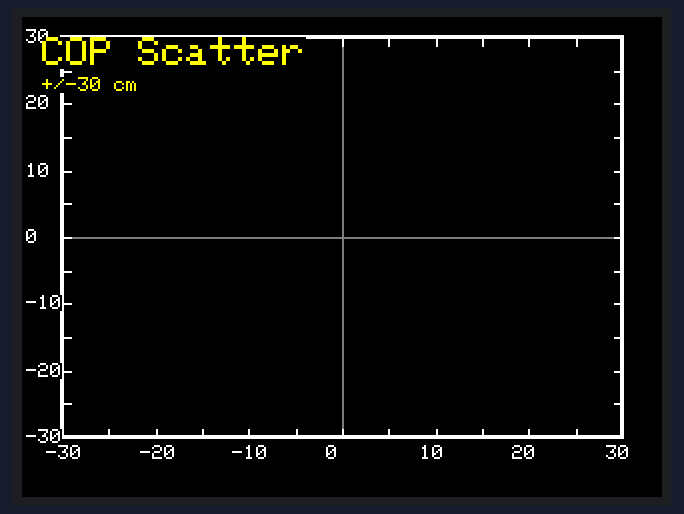
Bench run of a sketch on a simulated ESP32. Shown: 320×240 colour display. WiFi joins after 1.5 s; servers stay silent unless stated; random numbers use the default seed unless the sketch sets one; what the sketch prints to the serial monitor is not drawn.

Above: at 0.8 s.
At 2.4 s:
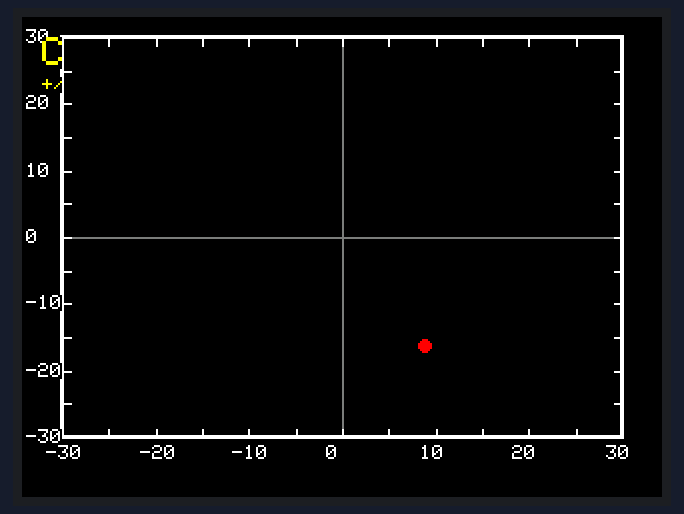
At 11.4 s:
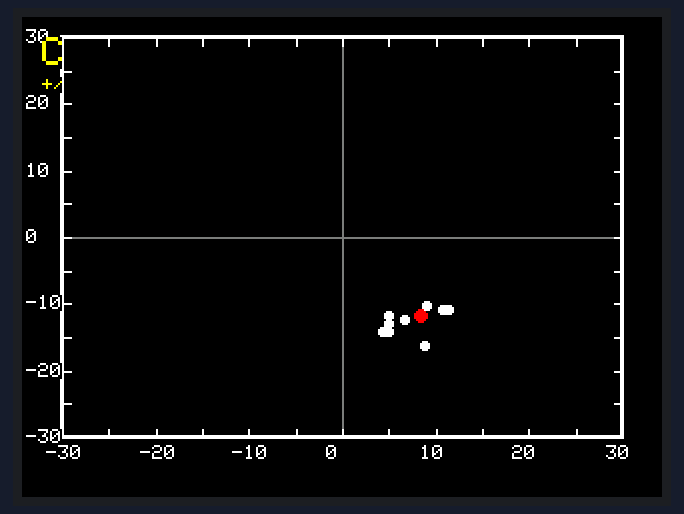
At 20.4 s:
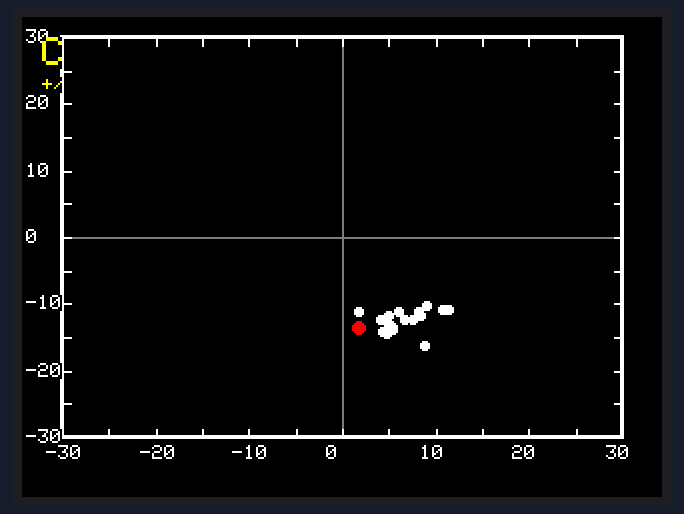
At 29.4 s:
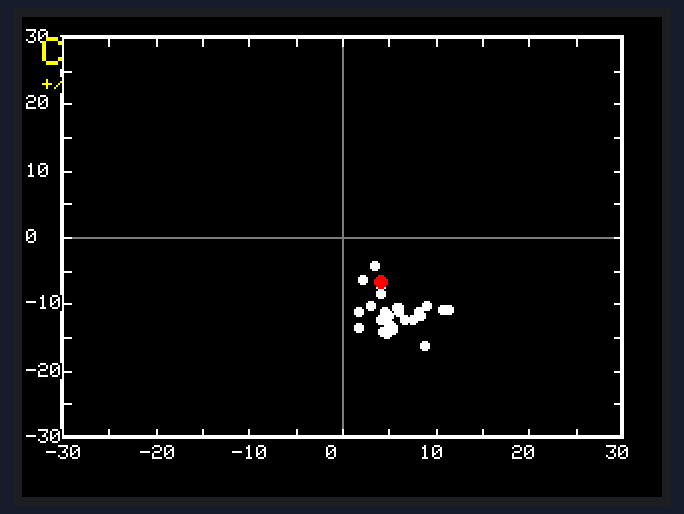
At 38.4 s:
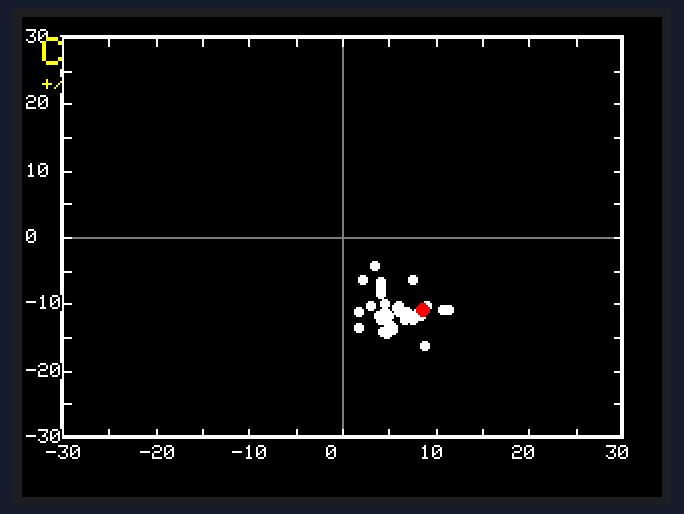

Measured:
- what the display in image 0 shows lasts 1.5 s, from 0.8 s to 2.3 s

The sketch:

1.ino
```cpp
#include <WiFi.h>
#include <HX711.h>
// #include <SD.h> // Tạm comment SD để tránh lỗi biên dịch nếu không cắm module

#include <SPI.h>
// [SỬA] Thay thư viện TFT_eSPI bằng Adafruit
#include <Adafruit_GFX.h>
#include <Adafruit_ST7789.h>

// --------------- CONFIG ---------------
#define SIMULATE         true
#define UPDATE_MS        1000
#define USE_EMA          true
#define EMA_ALPHA        0.25f
#define ALWAYS_SEND_ZERO true

#define WIFI_SSID "12345"
#define WIFI_PASS "88888888"
#define SERVER_IP "10.104.239.1"
#define SERVER_PORT 8080
#define TCP_RETRY_MS 5000

// [SỬA] Định nghĩa chân cho màn hình đỏ ST7789
#define TFT_CS     32
#define TFT_RST    35
#define TFT_DC     33

// [SỬA] Khởi tạo Driver ST7789
Adafruit_ST7789 tft = Adafruit_ST7789(TFT_CS, TFT_DC, TFT_RST);

// [SỬA] QUAN TRỌNG: Mapping lại tên màu của TFT_eSPI sang Adafruit
// Việc này giúp giữ nguyên toàn bộ logic vẽ phía dưới mà không cần sửa từng dòng
#define TFT_BLACK   ST77XX_BLACK
#define TFT_WHITE   ST77XX_WHITE
#define TFT_RED     ST77XX_RED
#define TFT_GREEN   ST77XX_GREEN
#define TFT_BLUE    ST77XX_BLUE
#define TFT_YELLOW  ST77XX_YELLOW
#define TFT_DARKGREY 0x7BEF // Màu xám tự định nghĩa

#define NO_LOAD_THRESHOLD   5.0f
#define NOLOAD_RESET_EMA_MS 4000

// Kích thước mặt đế (cm)
const float DECK_W_CM = 60.0f;
const float DECK_H_CM = 60.0f;
const float HALF_W = DECK_W_CM / 2.0f;
const float HALF_H = DECK_H_CM / 2.0f;

// Khu vực vẽ (Giữ nguyên logic của bạn)
const int PLOT_X0 = 20;
const int PLOT_Y0 = 210;
const int PLOT_W  = 280;
const int PLOT_H  = 200;

// HX711 pins:
const int HX_SCK1 = 4;
const int HX_DT1  = 16; // F1 TL
const int HX_SCK2 = 15;
const int HX_DT2  = 13; // F2 TR
const int HX_DT3  = 27; // F3 BR
const int HX_SCK3 = 14;
const int HX_DT4  = 25; // F4 BL
const int HX_SCK4 = 26;

// HX711 objects
HX711 hx1, hx2, hx3, hx4;
float scaleFactor[4] = {47.255798,50.090199,46.726501,46.205700};
long offsetRaw[4] = { 419429, 385100, 336395, 402500 };

// Trail buffer
#define MAX_POINTS 500
float trailX[MAX_POINTS], trailY[MAX_POINTS];
int   trailCount = 0;

// EMA
float emaX = 0, emaY = 0;
bool  emaInit = false;
unsigned long lastLoadTime = 0;

// WiFi / TCP
WiFiClient client;
unsigned long lastTcpAttempt = 0;

// Timing
unsigned long lastUpdate = 0;

// --------------- COP Logic ---------------
static void computeCOP(float F1, float F2, float F3, float F4, float Ftot,
                       float &outXcm, float &outYcm) {
  if (Ftot <= 0) { outXcm = 0; outYcm = 0; return; }
  float X_norm = ((F2 + F4) - (F1 + F3)) / Ftot;
  float Y_norm = ((F1 + F2) - (F4 + F3)) / Ftot;
  outXcm = X_norm * HALF_W;
  outYcm = Y_norm * HALF_H;
}

// ---------------- Utility ----------------
int mapXcmToPixel(float x_cm) {
  float norm = (x_cm + HALF_W) / DECK_W_CM;
  return PLOT_X0 + (int)(norm * PLOT_W + 0.5f);
}
int mapYcmToPixel(float y_cm) {
  float norm = (y_cm + HALF_H) / DECK_H_CM;
  return PLOT_Y0 - (int)(norm * PLOT_H + 0.5f);
}

long readRawAverage(HX711 &h, int times) {
  long s = 0;
  for (int i=0;i<times;i++) {
    while (!h.is_ready()) delay(1);
    s += h.read();
  }
  return s / times;
}

void drawStaticAxes() {
  // [SỬA] Giữ nguyên logic vẽ trục chi tiết của bạn
  tft.fillRect(PLOT_X0-1, PLOT_Y0-PLOT_H-1, PLOT_W+2, PLOT_H+2, TFT_WHITE);
  tft.fillRect(PLOT_X0,   PLOT_Y0-PLOT_H,   PLOT_W,   PLOT_H,   TFT_BLACK);
  tft.drawRect(PLOT_X0, PLOT_Y0-PLOT_H, PLOT_W, PLOT_H, TFT_WHITE);

  int cx = mapXcmToPixel(0);
  int cy = mapYcmToPixel(0);
  tft.drawLine(PLOT_X0, cy, PLOT_X0+PLOT_W, cy, TFT_DARKGREY);
  tft.drawLine(cx, PLOT_Y0-PLOT_H, cx, PLOT_Y0, TFT_DARKGREY);

  int tickCm = 5;
  tft.setTextSize(1);
  // Vẽ trục X và số
  for (int x = -(int)HALF_W; x <= (int)HALF_W; x += tickCm) {
    int px = mapXcmToPixel((float)x);
    tft.drawLine(px, PLOT_Y0-PLOT_H, px, PLOT_Y0-PLOT_H+4, TFT_WHITE);
    tft.drawLine(px, PLOT_Y0-4, px, PLOT_Y0, TFT_WHITE);
    if (x % 10 == 0) {
      tft.setTextColor(TFT_WHITE, TFT_BLACK);
      tft.setCursor(px-8, PLOT_Y0+4);
      tft.print(x);
    }
  }
  // Vẽ trục Y và số
  for (int y = -(int)HALF_H; y <= (int)HALF_H; y += tickCm) {
    int py = mapYcmToPixel((float)y);
    tft.drawLine(PLOT_X0, py, PLOT_X0+4, py, TFT_WHITE);
    tft.drawLine(PLOT_X0+PLOT_W-4, py, PLOT_X0+PLOT_W, py, TFT_WHITE);
    if (y % 10 == 0) {
      tft.setTextColor(TFT_WHITE, TFT_BLACK);
      tft.setCursor(2, py-4); // [SỬA] Chỉnh lại tọa độ một chút cho khỏi bị che
      tft.print(y);
    }
  }
}

void drawTitle() {
  tft.setTextColor(TFT_YELLOW, TFT_BLACK);
  tft.setTextSize(2);
  tft.setCursor(10, 10);
  tft.print("COP Scatter");
  tft.setTextSize(1);
  tft.setCursor(10, 30);
  tft.print("+/-30 cm");
}

void clearPlot() {
  trailCount = 0;
  emaInit = false;
  drawStaticAxes();
  drawTitle();
}

void redrawTrail(float curX, float curY) {
  // Xóa vùng đồ thị bằng cách vẽ đè
  tft.fillRect(PLOT_X0, PLOT_Y0-PLOT_H, PLOT_W, PLOT_H, TFT_BLACK);
  tft.drawRect(PLOT_X0, PLOT_Y0-PLOT_H, PLOT_W, PLOT_H, TFT_WHITE);

  int cx = mapXcmToPixel(0);
  int cy = mapYcmToPixel(0);
  tft.drawLine(PLOT_X0, cy, PLOT_X0+PLOT_W, cy, TFT_DARKGREY);
  tft.drawLine(cx, PLOT_Y0-PLOT_H, cx, PLOT_Y0, TFT_DARKGREY);

  // Vẽ lại lưới (Grid) - Logic gốc của bạn
  int tickCm = 5;
  for (int x = -(int)HALF_W; x <= (int)HALF_W; x += tickCm) {
    int px = mapXcmToPixel(x);
    tft.drawLine(px, PLOT_Y0-PLOT_H, px, PLOT_Y0-PLOT_H+4, TFT_WHITE);
    tft.drawLine(px, PLOT_Y0-4, px, PLOT_Y0, TFT_WHITE);
  }
  for (int y = -(int)HALF_H; y <= (int)HALF_H; y += tickCm) {
    int py = mapYcmToPixel(y);
    tft.drawLine(PLOT_X0, py, PLOT_X0+4, py, TFT_WHITE);
    tft.drawLine(PLOT_X0+PLOT_W-4, py, PLOT_X0+PLOT_W, py, TFT_WHITE);
  }

  // Vẽ các điểm cũ
  for (int i=0;i<trailCount;i++) {
    int px = mapXcmToPixel(trailX[i]);
    int py = mapYcmToPixel(trailY[i]);
    tft.fillCircle(px, py, 2, TFT_WHITE);
  }
  // Vẽ điểm hiện tại
  int cpx = mapXcmToPixel(curX);
  int cpy = mapYcmToPixel(curY);
  tft.fillCircle(cpx, cpy, 3, TFT_RED);
}

void addPoint(float x_cm, float y_cm) {
  if (trailCount >= MAX_POINTS) {
    for (int i=1;i<MAX_POINTS;i++) {
      trailX[i-1] = trailX[i];
      trailY[i-1] = trailY[i];
    }
    trailCount = MAX_POINTS - 1;
  }
  trailX[trailCount] = x_cm;
  trailY[trailCount] = y_cm;
  trailCount++;
  redrawTrail(x_cm, y_cm);
}

float readForce(HX711 &h, int idx) {
  if (!h.is_ready()) return 0; // [SỬA] Thêm check an toàn
  long raw = 0;
  const int n = 8; // Đọc trung bình 8 lần như code cũ
  for (int i=0;i<n;i++) {
    // while (!h.is_ready()) delay(1); // [SỬA] Bỏ while blocking để tránh treo
    if(h.is_ready()) raw += h.read();
    else delay(1);
  }
  raw /= n;
  float val = (raw - offsetRaw[idx]) / scaleFactor[idx];
  if (val < 0) val = 0;
  return val;
}

// -------------- WiFi / TCP (Giữ nguyên) --------------
void ensureWifi() {
  if (WiFi.status() == WL_CONNECTED) return;
  WiFi.mode(WIFI_STA);
  WiFi.begin(WIFI_SSID, WIFI_PASS);
  Serial.print("WiFi connecting");
  int tries = 0;
  while (WiFi.status() != WL_CONNECTED && tries < 10) { // [SỬA] Giảm tries để đỡ treo lâu
    delay(500);
    Serial.print(".");
    tries++;
  }
  Serial.println();
  if (WiFi.status() == WL_CONNECTED) {
    Serial.print("WiFi OK: "); Serial.println(WiFi.localIP());
  } else {
    Serial.println("WiFi FAIL");
  }
}

void ensureTcp() {
  if (client.connected()) return;
  unsigned long now = millis();
  if (now - lastTcpAttempt < TCP_RETRY_MS) return;
  lastTcpAttempt = now;
  Serial.print("TCP connect ");
  Serial.print(SERVER_IP); Serial.print(":"); Serial.println(SERVER_PORT);
  if (client.connect(SERVER_IP, SERVER_PORT)) {
    Serial.println("TCP connected");
    client.println("HELLO");
  } else {
    Serial.println("TCP failed");
  }
}

void handleIncomingCommands() {
  if (!client.connected()) return;
  while (client.available()) {
    String line = client.readStringUntil('\n');
    line.trim();
    if (line.equalsIgnoreCase("RESET") || line.equalsIgnoreCase("RESETALL")) {
      Serial.println("[CMD] RESET");
      clearPlot();
    } else if (line.equalsIgnoreCase("ZERO")) {
      Serial.println("[CMD] ZERO");
      offsetRaw[0] = readRawAverage(hx1, 12);
      offsetRaw[1] = readRawAverage(hx2, 12);
      offsetRaw[2] = readRawAverage(hx3, 12);
      offsetRaw[3] = readRawAverage(hx4, 12);
      emaInit = false;
      Serial.println("ZERO done");
    }
  }
}

void sendExtended(float F1, float F2, float F3, float F4, float X_cm, float Y_cm) {
  if (!client.connected()) return;
  client.printf("%.1f,%.1f,%.1f,%.1f,%.2f,%.2f\n", F1,F2,F3,F4,X_cm,Y_cm);
}

// -------------- Setup / Loop --------------
void setup() {
  Serial.begin(115200);
  delay(200);

  // [SỬA] Thêm Hard Reset cho ST7789 (Sửa lỗi bóng ma)
  pinMode(TFT_RST, OUTPUT);
  digitalWrite(TFT_RST, HIGH); delay(10);
  digitalWrite(TFT_RST, LOW);  delay(100);
  digitalWrite(TFT_RST, HIGH); delay(100);

  // [SỬA] Khởi tạo đúng chuẩn ST7789
  tft.init(240, 320);
  tft.setRotation(1);

  if (!SIMULATE) {
    hx1.begin(HX_DT1, HX_SCK1);
    hx2.begin(HX_DT2, HX_SCK2);
    hx3.begin(HX_DT3, HX_SCK3);
    hx4.begin(HX_DT4, HX_SCK4);
    offsetRaw[0] = readRawAverage(hx1, 15);
    offsetRaw[1] = readRawAverage(hx2, 15);
    offsetRaw[2] = readRawAverage(hx3, 15);
    offsetRaw[3] = readRawAverage(hx4, 15);
    Serial.println("Offsets (F1 F2 F3 F4):");
    Serial.printf("%ld %ld %ld %ld\n", offsetRaw[0],offsetRaw[1],offsetRaw[2],offsetRaw[3]);
  }

  tft.fillScreen(TFT_BLACK);
  drawStaticAxes();
  drawTitle();

  randomSeed(analogRead(34));
  ensureWifi(); // [SỬA] Giữ nguyên logic Wifi
}

void loop() {
  ensureWifi();
  ensureTcp();
  handleIncomingCommands();

  unsigned long now = millis();
  if (now - lastUpdate < UPDATE_MS) return;
  lastUpdate = now;

  float F1,F2,F3,F4;
  if (SIMULATE) {
    F1 = random(700,1200)/10.0f;
    F2 = random(800,2200)/10.0f;
    F3 = random(300,4200)/10.0f;
    F4 = random(800,5200)/10.0f;
  } else {
    F1 = readForce(hx1,0);
    F2 = readForce(hx2,1);
    F3 = readForce(hx3,2);
    F4 = readForce(hx4,3);
  }

  float Ftot = F1 + F2 + F3 + F4;
  bool noLoad = (Ftot < NO_LOAD_THRESHOLD);

  float X_raw = 0, Y_raw = 0;
  if (!noLoad) {
    computeCOP(F1, F2, F3, F4, Ftot, X_raw, Y_raw);
    lastLoadTime = now;
  } else {
    if (now - lastLoadTime > NOLOAD_RESET_EMA_MS) {
      emaInit = false;
    }
  }

  if (!noLoad && USE_EMA) {
    if (!emaInit) { emaX = X_raw; emaY = Y_raw; emaInit = true; }
    else {
      emaX = emaX + EMA_ALPHA * (X_raw - emaX);
      emaY = emaY + EMA_ALPHA * (Y_raw - emaY);
    }
  }

  float X_cm = noLoad ? 0.0f : (USE_EMA ? emaX : X_raw);
  float Y_cm = noLoad ? 0.0f : (USE_EMA ? emaY : Y_raw);

  Serial.printf("F1..F4: %.1f,%.1f,%.1f,%.1f | Sum=%.1f | %s | COP=%.2f,%.2f\n",
                F1,F2,F3,F4,Ftot, noLoad ? "NOLOAD" : "LOAD", X_cm,Y_cm);

  if (!noLoad || (noLoad && ALWAYS_SEND_ZERO)) {
    addPoint(X_cm, Y_cm);
    sendExtended(F1,F2,F3,F4,X_cm,Y_cm);
  }
}
```
